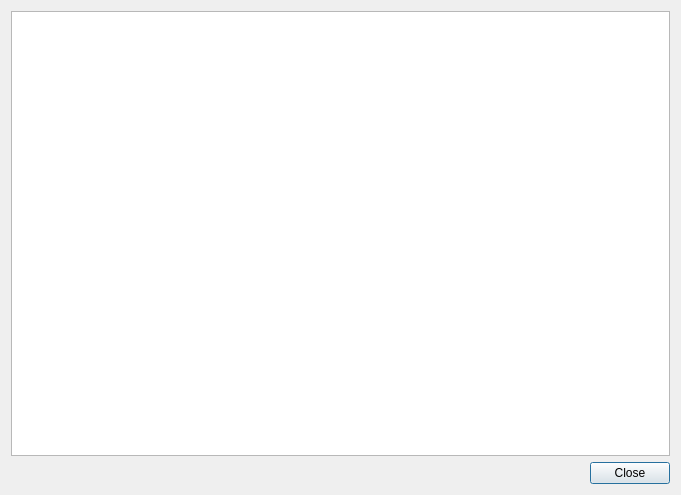
<?xml version="1.0" encoding="UTF-8"?>
<ui version="4.0">
 <class>ViewLocationsDialog</class>
 <widget class="QDialog" name="ViewLocationsDialog">
  <property name="geometry">
   <rect>
    <x>0</x>
    <y>0</y>
    <width>681</width>
    <height>495</height>
   </rect>
  </property>
  <property name="windowTitle">
   <string>View Locations</string>
  </property>
  <layout class="QGridLayout" name="gridLayout">
   <item row="0" column="0">
    <widget class="QTreeWidget" name="fileTree">
     <property name="columnCount">
      <number>1</number>
     </property>
     <attribute name="headerVisible">
      <bool>false</bool>
     </attribute>
     <column>
      <property name="text">
       <string notr="true">1</string>
      </property>
     </column>
    </widget>
   </item>
   <item row="1" column="0">
    <widget class="QDialogButtonBox" name="buttonBox">
     <property name="orientation">
      <enum>Qt::Horizontal</enum>
     </property>
     <property name="standardButtons">
      <set>QDialogButtonBox::Close</set>
     </property>
    </widget>
   </item>
  </layout>
 </widget>
 <resources/>
 <connections/>
</ui>
